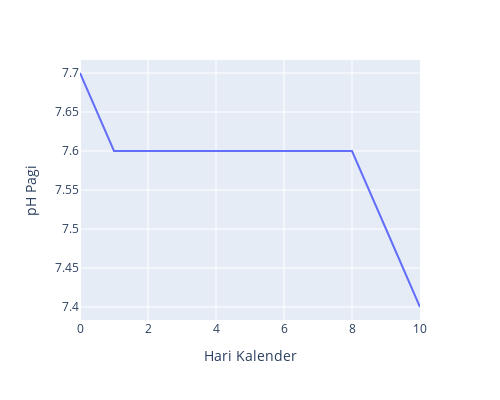

Notebook source saved alongside this figure:
### Code cell
# Grafik pH pagi

fig = px.line(kolam, x="Hari Kalender", y="pH Pagi", width=500, height=400)
fig.update_traces(textposition="bottom right")
fig.show()

### Figure 1 — Plotly figure (JSON) as saved in the notebook; plotly's stock layout.template omitted (floating-point values rounded to 4 significant figures)
{"data": [{"hovertemplate": "Hari Kalender=%{x}<br>pH Pagi=%{y}<extra></extra>", "legendgroup": "", "line": {"color": "#636efa", "dash": "solid"}, "marker": {"symbol": "circle"}, "mode": "lines", "name": "", "orientation": "v", "showlegend": false, "textposition": "bottom right", "type": "scatter", "x": [0, 1, 2, 3, 4, 5, 6, 7, 8, 9, 10], "xaxis": "x", "y": [7.7, 7.6, 7.6, 7.6, 7.6, 7.6, 7.6, 7.6, 7.6, 7.5, 7.4], "yaxis": "y"}], "layout": {"height": 400, "legend": {"tracegroupgap": 0}, "margin": {"t": 60}, "width": 500, "xaxis": {"anchor": "y", "domain": [0, 1], "title": {"text": "Hari Kalender"}}, "yaxis": {"anchor": "x", "domain": [0, 1], "title": {"text": "pH Pagi"}}}}
